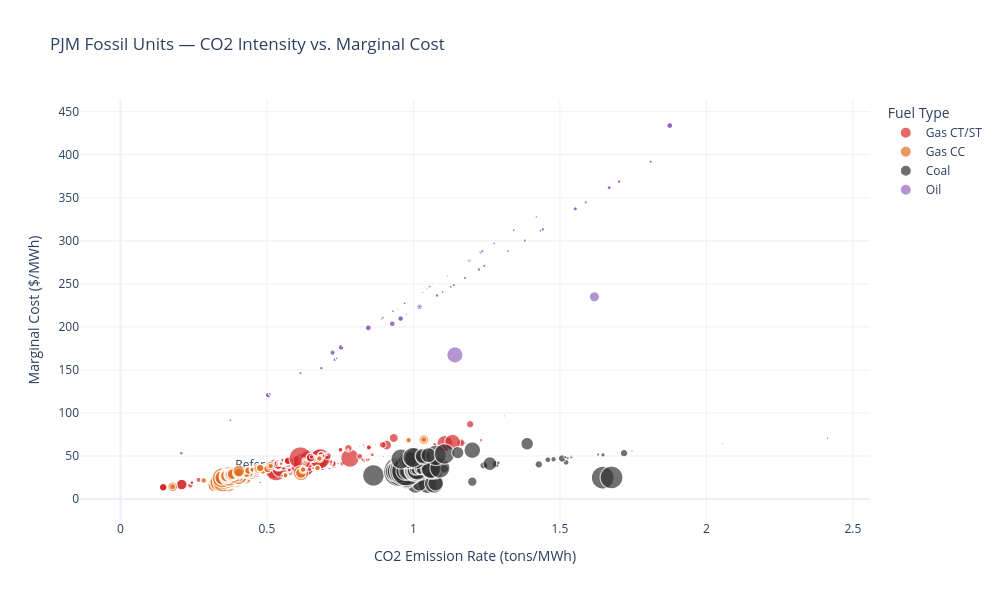

Notebook source saved alongside this figure:
### Markdown cell above
### CO2 Intensity vs. Marginal Cost Scatter

Each dot is a fossil generating unit. Size = capacity. Units in the upper-right are both expensive and dirty — prime candidates for displacement.

### Code cell
fig_scatter = px.scatter(
    fossil,
    x='co2_rate',
    y='marginal_cost',
    color='fuel_category',
    size='summer_cap_mw',
    size_max=30,
    color_discrete_map=fuel_colors,
    hover_data={'plant_name': True, 'power_hub': True, 'heat_rate': ':.1f',
                'summer_cap_mw': ':,.0f', 'co2_rate': ':.3f', 'marginal_cost': ':$.2f'},
    labels={
        'co2_rate': 'CO2 Emission Rate (tons/MWh)',
        'marginal_cost': 'Marginal Cost ($/MWh)',
        'fuel_category': 'Fuel Type',
        'summer_cap_mw': 'Capacity (MW)',
    },
    title='PJM Fossil Units — CO2 Intensity vs. Marginal Cost',
)
# Add reference point
fig_scatter.add_trace(go.Scatter(
    x=[ref_co2_rate], y=[ref_mc],
    mode='markers+text',
    marker=dict(size=15, color='green', symbol='star'),
    text=['Reference Gas CC'],
    textposition='top right',
    showlegend=False,
))
fig_scatter.update_layout(
    height=600, width=1000,
    template='plotly_white',
)
fig_scatter.show()

### Figure 1 — Plotly figure (JSON) as saved in the notebook; plotly's stock layout.template omitted (floating-point values rounded to 4 significant figures; data arrays with more than 128 entries replaced by an {"elided": "..."} marker saying what was removed)
{"data": [{"customdata": {"elided": "531x4 mixed values"}, "hovertemplate": "Fuel Type=Gas CT/ST<br>CO2 Emission Rate (tons/MWh)=%{x:.3f}<br>Marginal Cost ($/MWh)=%{y:$.2f}<br>Capacity (MW)=%{customdata[3]:,.0f}<br>plant_name=%{customdata[0]}<br>power_hub=%{customdata[1]}<br>heat_rate=%{customdata[2]:.1f}<extra></extra>", "legendgroup": "Gas CT/ST", "marker": {"color": "#d62728", "size": {"elided": "531 float values"}, "sizemode": "area", "sizeref": 1.512, "symbol": "circle"}, "mode": "markers", "name": "Gas CT/ST", "showlegend": true, "type": "scattergl", "x": {"elided": "531 float values"}, "xaxis": "x", "y": {"elided": "531 float values"}, "yaxis": "y"}, {"customdata": {"elided": "302x4 mixed values"}, "hovertemplate": "Fuel Type=Gas CC<br>CO2 Emission Rate (tons/MWh)=%{x:.3f}<br>Marginal Cost ($/MWh)=%{y:$.2f}<br>Capacity (MW)=%{customdata[3]:,.0f}<br>plant_name=%{customdata[0]}<br>power_hub=%{customdata[1]}<br>heat_rate=%{customdata[2]:.1f}<extra></extra>", "legendgroup": "Gas CC", "marker": {"color": "#e36f1e", "size": {"elided": "302 float values"}, "sizemode": "area", "sizeref": 1.512, "symbol": "circle"}, "mode": "markers", "name": "Gas CC", "showlegend": true, "type": "scattergl", "x": {"elided": "302 float values"}, "xaxis": "x", "y": {"elided": "302 float values"}, "yaxis": "y"}, {"customdata": {"elided": "125x4 mixed values"}, "hovertemplate": "Fuel Type=Coal<br>CO2 Emission Rate (tons/MWh)=%{x:.3f}<br>Marginal Cost ($/MWh)=%{y:$.2f}<br>Capacity (MW)=%{customdata[3]:,.0f}<br>plant_name=%{customdata[0]}<br>power_hub=%{customdata[1]}<br>heat_rate=%{customdata[2]:.1f}<extra></extra>", "legendgroup": "Coal", "marker": {"color": "#333333", "size": [510.0, 554.0, 328.0, 554.0, 5.0, 361.0, 7.5, 136.0, 627.0, 769.0, 769.0, 11.6, 710.0, 651.0, 752.0, 651.0, 652.0, 752.0, 1300.0, 1300.0, 938.3, 366.7, 298.4, 191.2, 139.8, 138.1, 50.75, 31.62, 1361.0, 1299.0, 195.5, 585.0, 36.1, 195.5, 800.0, 377.8, 194.1, 141.7, 104.9, 31.45, 298.4, 191.2, 139.8, 138.1, 50.75, 31.62, 377.8, 194.1, 141.7, 104.9, 31.45, 195.5, 790.0, 800.0, 195.5, 195.5, 585.0, 1300.0, 1330.0, 195.5, 326.4, 183.6, 639.0, 555.0, 546.0, 554.0, 649.0, 620.0, 326.4, 183.6, 770.0, 613.5, 639.0, 520.0, 552.0, 521.0, 626.0, 180.0, 194.0, 192.2, 110.0, 600.0, 192.2, 192.2, 192.2, 600.0, 565.0, 112.0, 600.0, 65.0, 84.6, 80.0, 34.7, 83.0, 290.0, 20.0, 50.0, 437.0, 440.0, 50.0, 43.0, 609.0, 305.0, 86.0, 670.0, 17.5, 596.0, 336.0, 15.5, 23.0, 7.0, 336.9, 638.0, 333.1, 30.0, 15.2, 7.0, 635.0, 80.0, 219.0, 8.0, 410.0, 244.0, 7.0, 7.5], "sizemode": "area", "sizeref": 1.512, "symbol": "circle"}, "mode": "markers", "name": "Coal", "showlegend": true, "type": "scattergl", "x": [1.008, 1.048, 1.02, 1.071, 0.4287, 1.076, 0.4772, 1.201, 0.9719, 1.646, 1.676, 0.5519, 0.8633, 0.97, 0.969, 0.9816, 0.9826, 0.9913, 0.9603, 0.971, 0.9545, 0.9545, 0.939, 0.939, 0.939, 0.939, 0.939, 0.939, 0.9496, 0.9584, 1.025, 0.937, 0.9768, 1.028, 0.9506, 0.9477, 0.9477, 0.9477, 0.9477, 0.9477, 0.9535, 0.9535, 0.9535, 0.9535, 0.9535, 0.9535, 0.9506, 0.9506, 0.9506, 0.9506, 0.9506, 1.04, 0.9584, 0.9622, 1.05, 1.049, 0.9574, 0.969, 0.9768, 1.06, 0.9884, 0.9884, 0.9972, 0.9729, 0.9865, 0.9826, 1.004, 1.008, 1.014, 1.014, 1.007, 1.004, 1.022, 1.018, 1.008, 1.073, 1.014, 1.081, 1.006, 1.012, 1.083, 1.061, 1.022, 1.024, 1.029, 1.058, 1.06, 1.106, 1.09, 1.245, 1.24, 1.428, 1.283, 1.28, 1.261, 1.29, 1.521, 0.9778, 0.9855, 1.459, 1.478, 0.9574, 0.9894, 1.507, 1.007, 1.526, 0.9981, 1.033, 1.519, 1.538, 1.538, 1.031, 1.077, 1.051, 1.647, 1.631, 1.726, 1.106, 1.719, 1.151, 1.746, 1.201, 1.388, 2.055, 2.413], "xaxis": "x", "y": [17.42, 17.66, 17.82, 18.0, 18.03, 18.31, 19.13, 20.21, 23.64, 24.86, 25.09, 27.01, 27.47, 29.4, 29.48, 29.75, 29.83, 30.0, 30.13, 30.18, 31.1, 31.1, 31.65, 31.65, 31.65, 31.65, 31.65, 31.65, 31.76, 31.76, 31.77, 31.8, 31.85, 31.85, 31.99, 32.11, 32.11, 32.11, 32.11, 32.11, 32.12, 32.12, 32.12, 32.12, 32.12, 32.12, 32.14, 32.14, 32.14, 32.14, 32.14, 32.15, 32.21, 32.28, 32.35, 32.38, 32.39, 32.42, 32.6, 32.67, 32.73, 32.73, 32.88, 32.88, 33.18, 33.21, 33.23, 33.34, 33.61, 33.61, 33.61, 33.63, 33.66, 33.82, 33.84, 33.87, 33.91, 34.34, 34.39, 34.55, 34.63, 34.68, 34.86, 34.92, 35.06, 35.2, 35.2, 35.27, 36.02, 38.48, 39.23, 40.3, 40.41, 40.46, 41.15, 42.29, 42.75, 44.68, 45.06, 45.71, 46.27, 46.55, 46.67, 47.11, 47.26, 47.64, 48.38, 48.62, 48.7, 48.96, 50.06, 50.08, 50.78, 51.02, 51.29, 51.77, 52.24, 52.41, 53.32, 53.91, 55.8, 56.78, 64.29, 64.78, 70.88], "yaxis": "y"}, {"customdata": {"elided": "341x4 mixed values"}, "hovertemplate": "Fuel Type=Oil<br>CO2 Emission Rate (tons/MWh)=%{x:.3f}<br>Marginal Cost ($/MWh)=%{y:$.2f}<br>Capacity (MW)=%{customdata[3]:,.0f}<br>plant_name=%{customdata[0]}<br>power_hub=%{customdata[1]}<br>heat_rate=%{customdata[2]:.1f}<extra></extra>", "legendgroup": "Oil", "marker": {"color": "#9467bd", "size": {"elided": "341 float values"}, "sizemode": "area", "sizeref": 1.512, "symbol": "circle"}, "mode": "markers", "name": "Oil", "showlegend": true, "type": "scattergl", "x": {"elided": "341 float values"}, "xaxis": "x", "y": {"elided": "341 float values"}, "yaxis": "y"}, {"marker": {"color": "green", "size": 15, "symbol": "star"}, "mode": "markers+text", "showlegend": false, "text": ["Reference Gas CC"], "textposition": "top right", "type": "scatter", "x": [0.3567], "y": [19.33]}], "layout": {"height": 600, "legend": {"itemsizing": "constant", "title": {"text": "Fuel Type"}, "tracegroupgap": 0}, "title": {"text": "PJM Fossil Units — CO2 Intensity vs. Marginal Cost"}, "width": 1000, "xaxis": {"anchor": "y", "domain": [0, 1], "title": {"text": "CO2 Emission Rate (tons/MWh)"}}, "yaxis": {"anchor": "x", "domain": [0, 1], "title": {"text": "Marginal Cost ($/MWh)"}}}}
